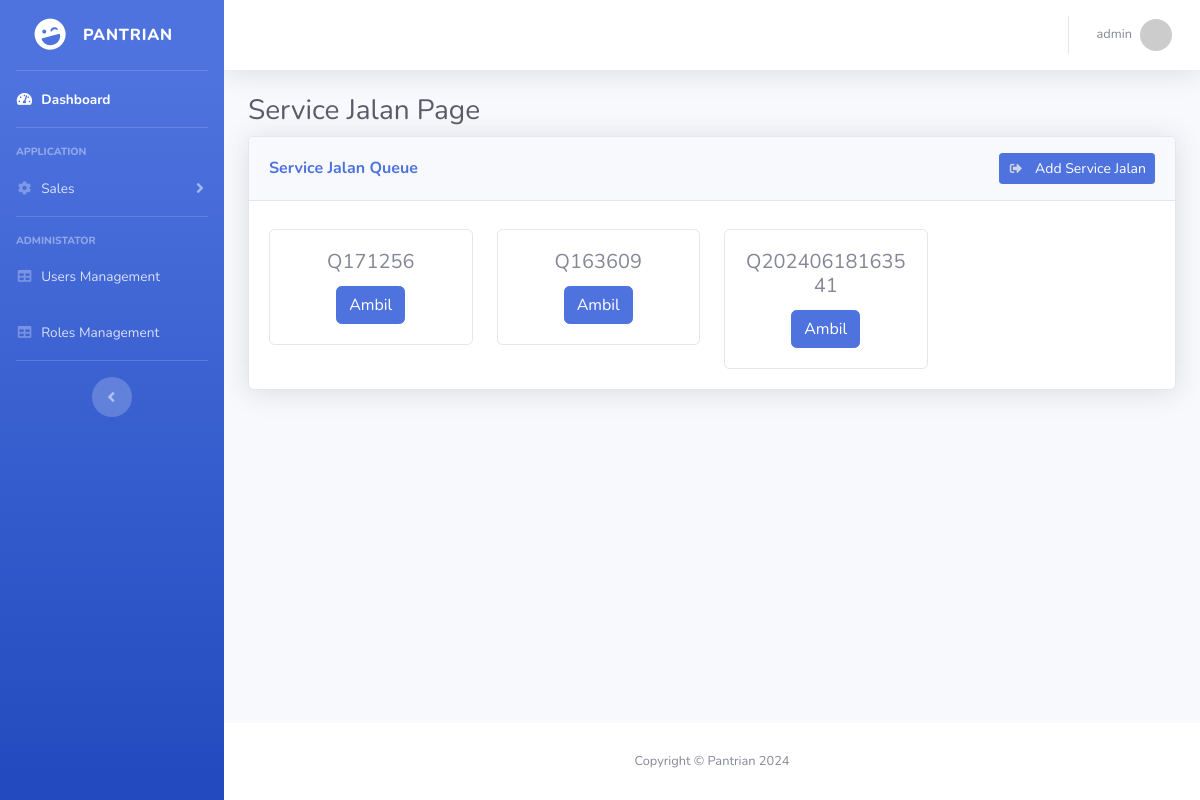
Before: /pages/wservice.php (signed in) with the older database file.
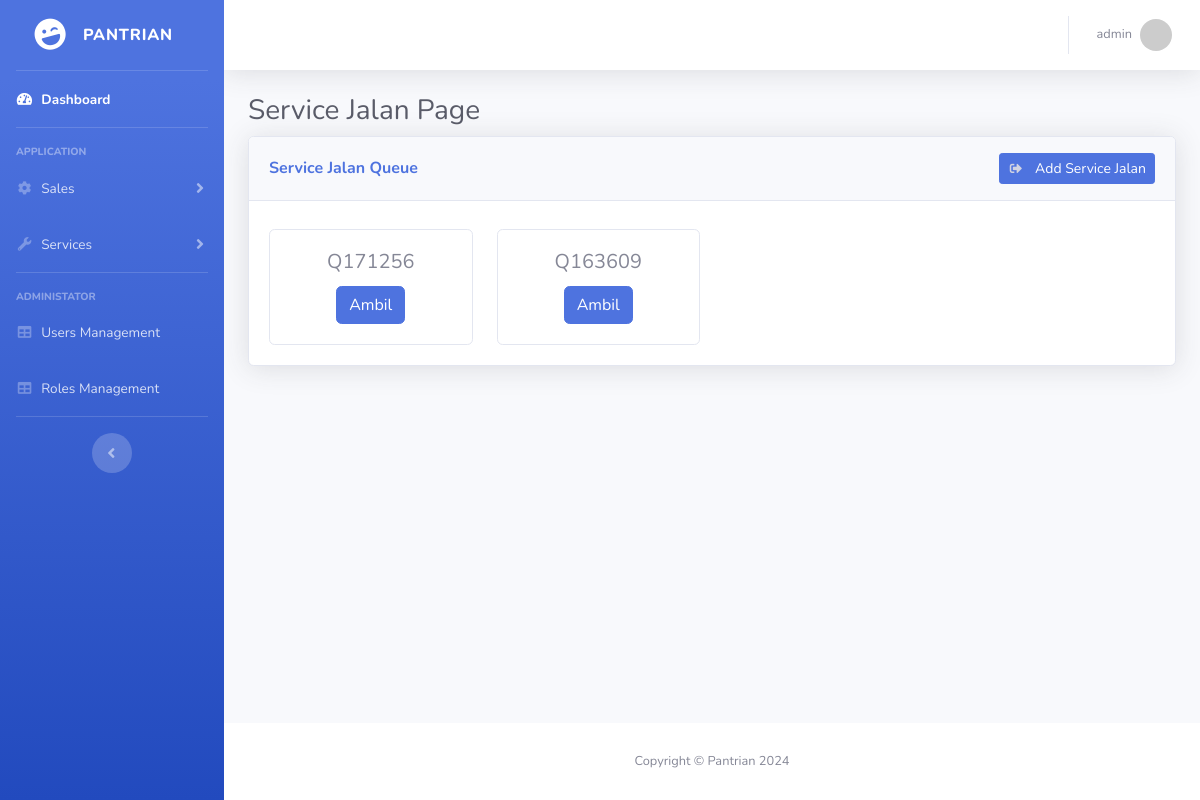
After: the same page with the newer database file.
### tables this page shows
CREATE TABLE `services` (
  `id` int(11) NOT NULL,
  `nama` varchar(255) DEFAULT NULL,
  `nomerhp` varchar(20) DEFAULT NULL,
  `montor` text DEFAULT NULL,
  `user_id` int(11) DEFAULT NULL,
  `service_type` int(11) NOT NULL,
  `status` int(11) NOT NULL,
  `deskripsi` text DEFAULT NULL,
  `total` varchar(255) DEFAULT NULL,
  `codeq` text NOT NULL,
  `created_at` datetime NOT NULL DEFAULT current_timestamp() ON UPDATE current_timestamp()
);

### pages/access.php (called while the page is built)
<?php
    function checkAccessPage($db, $accesid, $redirectpage) {
        if ($_SESSION['user']['role_id'] != '') {
            $sql = "SELECT * FROM role_permission WHERE role_id = ".$_SESSION['user']['role_id'];
            $result = mysqli_query($db, $sql);
            $perm = [];
            while ($data = mysqli_fetch_assoc($result)) {
                $perm[] = $data['perm_id'];
            }
            $re  = in_array($accesid, $perm);
            if ($re == false) {
                if ($redirectpage != '') {
                    header('Location: ' . $redirectpage);
                } else {
                    return false;
                }
                return false;
            } else {
                return true;
            }
        }
    }
?>

### pages/wservice.php (the view, shortened to what the changed rows need)
<?php
    $title = "Service Jalan Page";
    require_once("../layout/header.php");
    require_once("../db.php");
    function getServices() {
        global $db;
        $sql = "SELECT * FROM services WHERE status != 1 and status != 2 AND service_type = 2 ORDER BY id DESC";
        $result = $db->query($sql);
        $services = [];
        if ($result->num_rows > 0) {
            while($row = $result->fetch_assoc()) {
                $services[] = $row;
            }
        }
        return $services;
    }
    function getBtnStatus($id, $status, $user_id) {
        if ($status == 0) {
            return '
            <form action="" method="post">
                <input type="hidden" name="id" value="'.$id.'">
                <input type="hidden" name="service_type" value="2">
                <input type="hidden" name="status" value="555">
                <input type="hidden" name="user_id" value="' . $_SESSION['user']['id'] . '">
                <button class="btn btn-primary" name="setqueue" type="submit">Ambil</button>
            </form>
            ';
        } else if ($status == 555 && $user_id != $_SESSION['user']['id']) {
            return '<button class="btn btn-primary">Sudah Diambil</button>';
        }
    }
?>
    <div id="wrapper">
        <?php require_once("../layout/sidebar.php"); ?>
        <div id="content-wrapper" class="d-flex flex-column">
            <div id="content">
                <div class="container-fluid">
                    <h1 class="h3 mb-2 text-gray-800"><?= $title ?></h1>
                    <div class="card shadow mb-4">
                        <div class="card-body">
                                <?php
                                    $services = getServices();
                                    if (count($services) == 0) {
                                        echo "<h3 class='text-center'>No Services</h3>";
                                    } else {
                                        echo "<div class='row'>";
                                        foreach ($services as $service) {
                                            echo '
                                            <div class="col-sm-3 mt-2">
                                                <div class="card">
                                                    <div class="card-body">
                                                        <h5 class="card-title text-center">' . $service["codeq"] . '</h5>
                                                        <div class="text-center">
                                                            ' . getBtnStatus($service["id"],$service["status"], $service["user_id"]) . '
                                                        </div>
                                                    </div>
                                                </div>
                                            </div>
                                            ';
                                        }
                                        echo "</div>";
                                    }
                                ?>
                        </div>
                    </div>
                </div>
            </div>
        </div>
        </div>
    <?php
        require_once("../layout/footer.php");
    ?>

### layout/sidebar.php (shortened to what the changed rows need)
<?php
require_once("../db.php");
require_once("../pages/access.php");
?>
<ul class="navbar-nav bg-gradient-primary sidebar sidebar-dark accordion" id="accordionSidebar">
    <?php if (checkAccessPage($db, 22, '')) : ?>
    <li class="nav-item">
        <a class="nav-link collapsed" href="#" data-toggle="collapse" data-target="#collapseUtilities"
            aria-expanded="true" aria-controls="collapseUtilities">
            <i class="fas fa-fw fa-wrench"></i>
            <span>Services</span>
        </a>
    </li>
    <?php endif; ?>
</ul>

Changed rows visible on the page:
no longer on this page (row edited): services: codeq "Q20240618163541"
Other visible differences:
text now shown: "Services"
